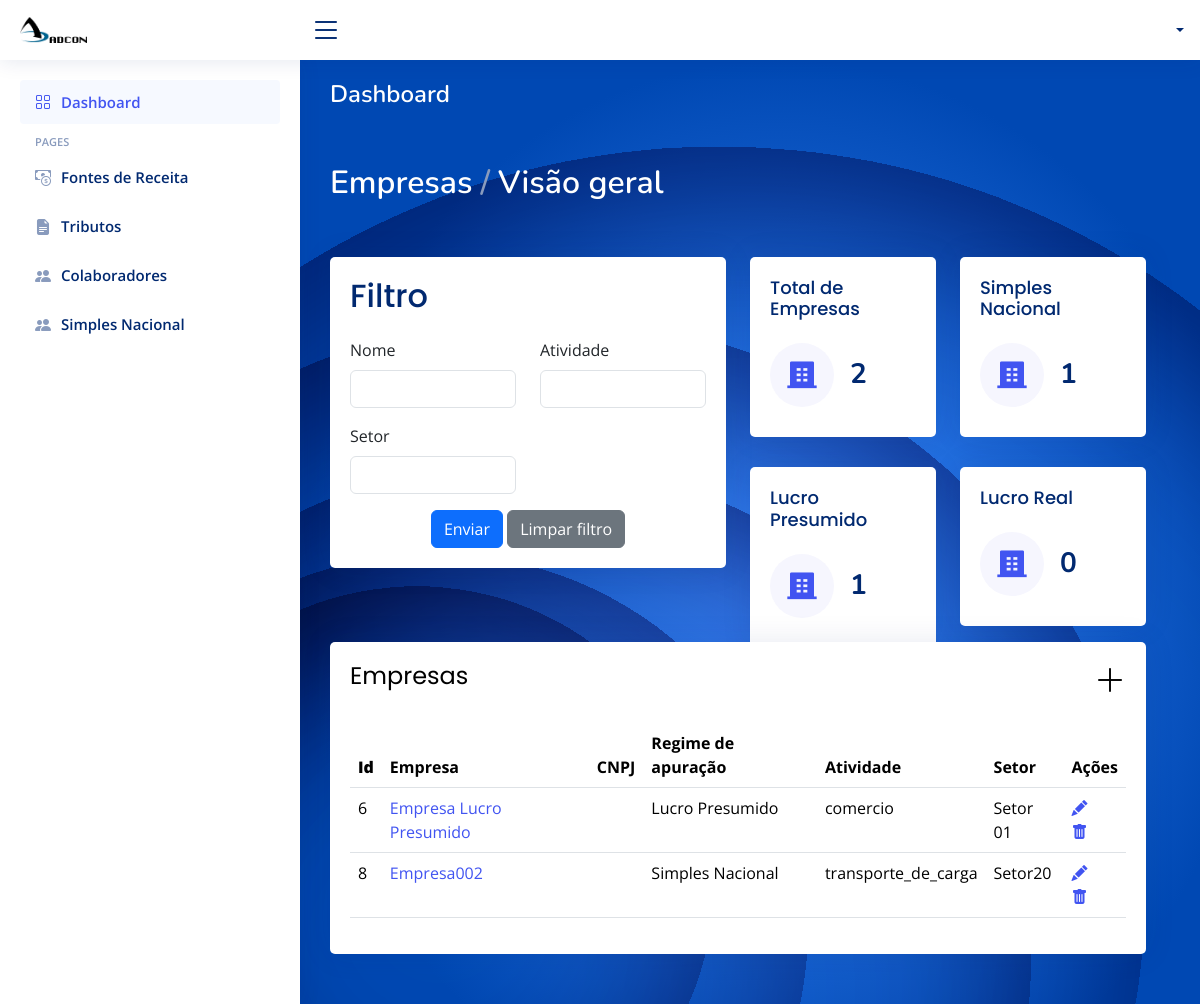
The page /index on the database as committed earlier.
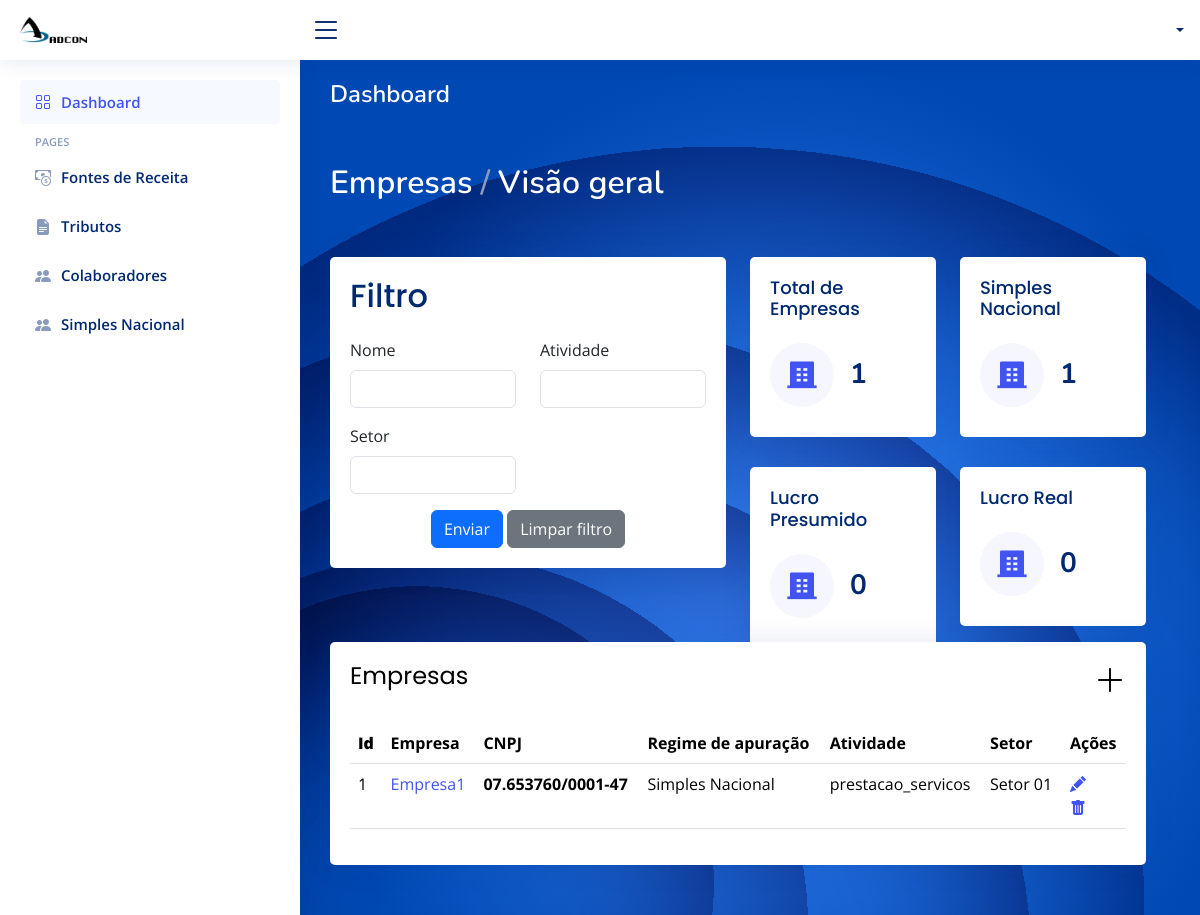
The same page on the database as committed later.
### app/models.py (models this page shows)
class Empresa(models.Model):
    id_empresa = models.AutoField(primary_key=True)
    nome = models.CharField(max_length=100, blank=True, null=True)
    responsaveis = models.CharField(max_length=100, blank=True, null=True)
    atividade = models.CharField(max_length=100, blank=True, null=True)
    federal = models.ForeignKey(Federal, on_delete=models.CASCADE)
    estadual = models.ForeignKey(Estadual, on_delete=models.CASCADE)
    municipal = models.ForeignKey(Municipal, on_delete=models.CASCADE)
    regime_apuracao = models.CharField(max_length=100, blank=True, null=True)

class Federal(models.Model):
    id = models.AutoField(primary_key=True)
    cnpj = models.CharField(max_length=100, blank=True, null=True)
    login_federal = models.CharField(max_length=100, blank=True, null=True)
    senha_federal = models.CharField(max_length=100, blank=True, null=True)
    certificado_digital_federal = models.BooleanField()

### app/views.py (the view)
# urls.py: path("", index, name='index'),
def index(request):
    nome = request.GET.get('nome')
    atividade = request.GET.get('atividade')
    responsavel = request.GET.get('responsavel')
    regime_apuracao = request.GET.get('regime_apuracao')
    empresas_lucro_real = Empresa.objects.filter(regime_apuracao='Lucro Real').count()
    empresas_simples_nacional = Empresa.objects.filter(regime_apuracao='Simples Nacional').count()
    empresas_lucro_presumido = Empresa.objects.filter(regime_apuracao='Lucro Presumido').count()
    empresas = Empresa.objects.all()
    if nome:
        empresas = empresas.filter(nome__icontains=nome)
    if atividade:
        empresas = empresas.filter(atividade__icontains=atividade)
    if responsavel:
        empresas = empresas.filter(responsavel__icontains=responsavel)
    if regime_apuracao:
        empresas = empresas.filter(regime_apuracao=regime_apuracao)
    return render(request, 'frontend/index.html', {
        'empresas': empresas,
        'empresas_lucro_real': empresas_lucro_real,
        'empresas_simples_nacional': empresas_simples_nacional,
        'empresas_lucro_presumido': empresas_lucro_presumido
    })

### app/templates/frontend/index.html (shortened to what this page needs)
<!DOCTYPE html>
<html lang="en">
{% load static %}
<head>
  <link href="{% static "vendor/bootstrap/css/bootstrap.min.css" %}" rel="stylesheet">
  <link href="{% static "vendor/bootstrap-icons/bootstrap-icons.css" %}" rel="stylesheet">
  <link href="{% static "vendor/boxicons/css/boxicons.min.css" %}" rel="stylesheet">
  <link href="{% static "vendor/quill/quill.snow.css" %}" rel="stylesheet">
  <link href="{% static "vendor/quill/quill.bubble.css" %}" rel="stylesheet">
  <link href="{% static "vendor/remixicon/remixicon.css" %}" rel="stylesheet">
  <link href="{% static "vendor/simple-datatables/style.css" %}" rel="stylesheet">
  <link href="{% static "css/style.css" %}" rel="stylesheet">
</head>
<body>
  <header id="header" class="header fixed-top d-flex align-items-center">
    <div class="d-flex align-items-center justify-content-between">
      <a href="{% url 'index' %}" class="logo d-flex align-items-center">
        <img src="{% static "img/logo.png" %}" alt="" >
      </a>
      <i class="bi bi-list toggle-sidebar-btn"></i>
    </div>
    <nav class="header-nav ms-auto">
      <ul class="d-flex align-items-center">
        <li class="nav-item dropdown pe-3">
          <a class="nav-link nav-profile d-flex align-items-center pe-0" href="#" data-bs-toggle="dropdown">
            <span class="d-none d-md-block dropdown-toggle ps-2">{{user.username}}</span>
          </a>
        </li>
      </ul>
    </nav>
  </header>
  <aside id="sidebar" class="sidebar">
    <ul class="sidebar-nav" id="sidebar-nav">
      <li class="nav-item">
        <a class="nav-link " href="{% url 'index' %}">
          <i class="bi bi-grid"></i>
          <span>Dashboard</span>
        </a>
      </li>
      <li class="nav-heading">Pages</li>
      <li class="nav-item">
        <a class="nav-link collapsed" href="{% url 'fontes_receitas' %}">
          <i class="bi bi-cash-coin"></i>
          <span>Fontes de Receita</span>
        </a>
      </li>
      <li class="nav-item">
        <a class="nav-link collapsed" href="{% url 'tributos' %}">
          <i class="bi bi-file-earmark-text-fill"></i>
          <span>Tributos</span>
        </a>
      </li>
      <li class="nav-item">
        <a class="nav-link collapsed" href={% url 'colaboradores' %}>
          <i class="bi bi-people-fill"></i>
          <span>Colaboradores</span>
        </a>
      </li>
      <li class="nav-item">
        <a class="nav-link collapsed" href="{% url 'simplesNacional' %}">
          <i class="bi bi-people-fill"></i>
          <span>Simples Nacional</span>
        </a>
      </li>
    </ul>
  </aside>
  <main id="main" class="main" style="background-image: url('{% static "img/graphic-side.svg" %}');">
    <div class="pagetitle">
      <h1 style="color: white;">Dashboard</h1>
      <nav>
        <ol class="breadcrumb" style="margin-bottom: 50px; margin-top: 50px; font-size: xx-large;">
          <li class="breadcrumb-item" style="color: white;">Empresas</li>
          <li class="breadcrumb-item" style="color: white;" >Visão geral</li>
        </ol>
      </nav>
    </div>
    <section class="section dashboard">
      <div class="row">
        <div class="row" style="height: 385px; margin-bottom: 0%;">
          <div class="col-lg-6">
            <div class="card" style="width: 100%; padding-bottom: 0px;">
              <div class="card-body">
                <h5 class="card-title" style="font-size: xx-large;">Filtro</h5>
                <form action="{% url 'index' %}" method="GET"> {% csrf_token %}
                  <div class="row mb-3">
                    <div class="col-sm-6">
                      <label for="inputText" class="form-label">Nome</label>
                      <input type="text" class="form-control" id="inputText" name="nome">
                    </div>
                    <div class="col-sm-6">
                      <label for="inputText" class="form-label">Atividade</label>
                      <input type="text" class="form-control" id="inputText" name="atividade">
                    </div>
                  </div>
                  <div class="row mb-3">
                    <div class="col-sm-6">
                      <label for="inputPassword" class="form-label">Setor</label>
                      <input type="password" class="form-control" id="inputPassword" name="responsavel">
                    </div>
                  </div>
                  <div class="text-center">
                    <button type="submit" class="btn btn-primary">Enviar</button>
                    <button type="reset" class="btn btn-secondary">Limpar filtro</button>
                  </div>
                </form>
              </div>
            </div>
          </div>
          <div class="col-lg-6">
            <div class="row mb-3" style="padding-bottom: 0%; height: 43%;">
              <div class="col-xxl-6 col-md-6">
                <div class="card info-card sales-card">
                  <div class="card-body">
                    <h5 class="card-title">Total de Empresas</h5>
                    <div class="d-flex align-items-center">
                      <div class="card-icon rounded-circle d-flex align-items-center justify-content-center">
                      </div>
                      <div class="ps-3">
                        <h6>{{ empresas.count }}</h6>
                      </div>
                    </div>
                  </div>
                </div>
              </div>
              <div class="col-xxl-6 col-md-6">
                <div class="card info-card sales-card">
                  <div class="card-body">
                    <h5 class="card-title">Simples Nacional</h5>
                    <div class="d-flex align-items-center">
                      <div class="card-icon rounded-circle d-flex align-items-center justify-content-center">
                      </div>
                      <div class="ps-3">
                        <h6>{{ empresas_simples_nacional }}</h6>
                      </div>
                    </div>
                  </div>
                </div>
              </div>
            </div>
            <div class="row mb-3">
              <div class="col-xxl-6 col-md-6">
                <div class="card info-card sales-card">
                  <div class="card-body">
                    <h5 class="card-title">Lucro Presumido</h5>
                    <div class="d-flex align-items-center">
                      <div class="card-icon rounded-circle d-flex align-items-center justify-content-center">
                      </div>
                      <div class="ps-3">
                        <h6>{{ empresas_lucro_presumido }}</h6>
                      </div>
                    </div>
                  </div>
                </div>
              </div>
              <div class="col-xxl-6 col-md-6">
                <div class="card info-card sales-card">
                  <div class="card-body">
                    <h5 class="card-title">Lucro Real</h5>
                    <div class="d-flex align-items-center">
                      <div class="card-icon rounded-circle d-flex align-items-center justify-content-center">
                      </div>
                      <div class="ps-3">
                        <h6>{{ empresas_lucro_real }}</h6>
                      </div>
                    </div>
                  </div>
                </div>
              </div>
            </div>
          </div>
        </div>
        <div class="row">
          <div class="col-lg-12">
            <div class="card">
              <div class="card-body">
                <h5 class="card-title" style="display: flex; justify-content: space-between;">
                  <span style="font-size: x-large; color: rgb(0, 0, 0);">Empresas</span>
                  <a href="{% url 'criar_empresa' %}">
                    <i style="font-size: 2rem; color: black;" class="bi bi-plus-lg"></i>
                  </a>
              </h5>
                <table class="table datatable">
                  <thead>
                    <tr>
                      <th>
                        <b>Id</b>
                      </th>
                      <th>Empresa</th>
                      <th>CNPJ</th>
                      <th>Regime de apuração</th>
                      <th>Atividade</th>
                      <th>Setor</th>
                      <th>Ações</th>
                    </tr>
                  </thead>
                  <tbody>
                  {% for empresa in empresas %}
                    <tr>
                      <td>{{ empresa.id_empresa }}</td>
                      <td><a href="{% url 'exibirempresas' empresa_id=empresa.id_empresa %}">{{ empresa.nome }}</a></td>
                      <th>{{ empresa.federal.cnpj }}</th>
                      <td>{{ empresa.regime_apuracao }}</td>
                      <td>{{ empresa.atividade }}</td>
                      <td>{{ empresa.responsaveis }}</td>
                      <td>
                        <a href="{% url 'editar_empresa' empresa_id=empresa.id_empresa %}"><i class="bi bi-pencil-fill" style="margin-right: 17%; margin-left: 0%;"></i></a>
                        <a href="{% url 'deletar_empresa' empresa_id=empresa.id_empresa %}"><i class="bi bi-trash-fill" style="margin-right: 17%;"></i></a>
                      </td>
                    </tr>
                  {% endfor %}
                  </tbody>
                </table>
              </div>
            </div>
          </div>
        </div>
          </div>
    </section>
  </main>
</body>
</html>

### app/static/css/style.css (style rules this page uses)
:root { scroll-behavior: smooth; }
body { font-family: "Open Sans", sans-serif; background: #f6f9ff; color: #444444; }
a { color: #4154f1; text-decoration: none; }
h1, h2, h3, h4, h5, h6 { font-family: "Nunito", sans-serif; }
#main { margin-top: 60px; padding: 20px 30px; transition: all 0.3s; }
.pagetitle { margin-bottom: 10px; }
.pagetitle h1 { font-size: 24px; margin-bottom: 0; font-weight: 600; color: #012970; }
.card { margin-bottom: 30px; border: none; border-radius: 5px; box-shadow: 0px 0 30px rgba(1, 41, 112, 0.1); }
.card-title { padding: 20px 0 15px 0; font-size: 18px; font-weight: 500; color: #012970; font-family: "Poppins", sans-serif; }
.card-title span { color: #899bbd; font-size: 14px; font-weight: 400; }
.card-body { padding: 0 20px 20px 20px; }
.breadcrumb { font-size: 14px; font-family: "Nunito", sans-serif; color: #899bbd; font-weight: 600; }
.breadcrumb .breadcrumb-item::before { color: #899bbd; }
.logo { line-height: 1; }
@media (min-width: 1200px) { .logo { width: 280px; } }
.logo img { max-height: 26px; margin-right: 6px; }
.header { transition: all 0.5s; z-index: 997; height: 60px; box-shadow: 0px 2px 20px rgba(1, 41, 112, 0.1); background-color: #fff; padding-left: 20px; }
.header .toggle-sidebar-btn { font-size: 32px; padding-left: 10px; cursor: pointer; color: #012970; }
.header-nav ul { list-style: none; }
.header-nav>ul { margin: 0; padding: 0; }
.header-nav .nav-profile { color: #012970; }
.header-nav .nav-profile span { font-size: 14px; font-weight: 600; }
.sidebar { position: fixed; top: 60px; left: 0; bottom: 0; width: 300px; z-index: 996; transition: all 0.3s; padding: 20px; overflow-y: auto; scrollbar-width: thin; scrollbar-color: #aab7cf transparent; box-shadow: 0px 0px 20px rgba(1, 41, 112, 0.1); background-color: #fff; }
@media (min-width: 1200px) { #main, #footer { margin-left: 300px; } }
.sidebar-nav { padding: 0; margin: 0; list-style: none; }
.sidebar-nav li { padding: 0; margin: 0; list-style: none; }
.sidebar-nav .nav-item { margin-bottom: 5px; }
.sidebar-nav .nav-heading { font-size: 11px; text-transform: uppercase; color: #899bbd; font-weight: 600; margin: 10px 0 5px 15px; }
.sidebar-nav .nav-link { display: flex; align-items: center; font-size: 15px; font-weight: 600; color: #4154f1; transition: 0.3; background: #f6f9ff; padding: 10px 15px; border-radius: 4px; }
.sidebar-nav .nav-link i { font-size: 16px; margin-right: 10px; color: #4154f1; }
.sidebar-nav .nav-link.collapsed { color: #012970; background: #fff; }
.sidebar-nav .nav-link.collapsed i { color: #899bbd; }
.dashboard .info-card { padding-bottom: 10px; }
.dashboard .info-card h6 { font-size: 28px; color: #012970; font-weight: 700; margin: 0; padding: 0; }
.dashboard .card-icon { font-size: 32px; line-height: 0; width: 64px; height: 64px; flex-shrink: 0; flex-grow: 0; }
.dashboard .sales-card .card-icon { color: #4154f1; background: #f6f6fe; }

Rows that differ between the two databases and show on the page:
removed Empresa: id_empresa "6", nome "Empresa Lucro Presumido", regime_apuracao "Lucro Presumido", atividade "comercio", responsaveis "Setor 01"
removed Empresa: id_empresa "8", nome "Empresa002", regime_apuracao "Simples Nacional", atividade "transporte_de_carga", responsaveis "Setor20"
added Empresa: id_empresa "1", nome "Empresa1", federal.cnpj "07.653760/0001-47", regime_apuracao "Simples Nacional", atividade "prestacao_servicos", responsaveis "Setor 01"
Other text that changed with them:
{{ empresas.count }}: "2" → "1"
{{ empresas_lucro_presumido }}: "1" → "0"
